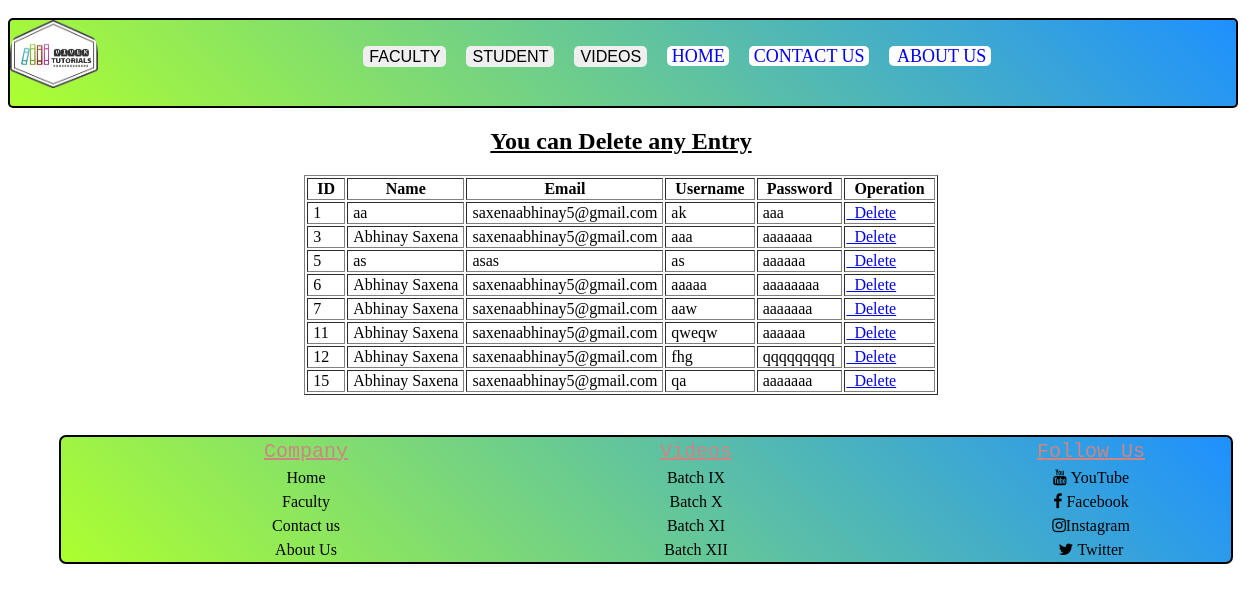
Screenshot of /delfaculty.php with the database file from the repository.
### tables this page shows
CREATE TABLE `teacher` (
  `ID` int(4) NOT NULL,
  `name` text NOT NULL,
  `email` varchar(50) NOT NULL,
  `username` varchar(30) NOT NULL,
  `password` varchar(30) NOT NULL,
  `date` datetime NOT NULL DEFAULT current_timestamp()
);

### delfaculty.php (the view, shortened to what this page needs)
<?php
include("config.php");
include("adminnav.php");
$query = "SELECT * FROM teacher";
?>
<h2 style="text-align:center;text-decoration: underline">You can Delete any Entry</h2>
<?php
$result = mysqli_query($con, $query);
echo '<center>';
echo '<table>' ;
echo '<table border="1" >';
echo '<tr>
<th>&nbsp ID &nbsp</th>
<th>&nbsp Name &nbsp</th>
<th>&nbsp Email &nbsp</th>
 <th> &nbsp Username &nbsp </th>
<th> &nbsp Password &nbsp</th>
<th> &nbsp Operation &nbsp</th>
</tr>';
while ($row = mysqli_fetch_assoc($result)) {
    echo '<tr>';
    echo '<td>' .'&nbsp'. $row['ID'] . '&nbsp'.'</td>';
    echo '<td>' .'&nbsp'. $row['name'] . '&nbsp'. '</td>';
    echo '<td>' . '&nbsp'. $row['email'] . '&nbsp'. '</td>';
    echo '<td>' . '&nbsp'. $row['username'] . '&nbsp'. '</td>';
    echo '<td>' . '&nbsp'. $row['password'] . '&nbsp'. '</td>';
    echo "<td> <a href= 'delfacultyfile.php?id= $row[ID]'> &nbsp Delete </td>";
    echo '</tr>';
}
echo '</table>';

### rows the page displays
teacher: ID "1", name "aa", email "saxenaabhinay5@gmail.com", username "ak", password "aaa"
teacher: ID "3", name "Abhinay Saxena", email "saxenaabhinay5@gmail.com", username "aaa", password "aaaaaaa"
teacher: ID "5", name "as", email "asas", username "as", password "aaaaaa"
teacher: ID "6", name "Abhinay Saxena", email "saxenaabhinay5@gmail.com", username "aaaaa", password "aaaaaaaa"
teacher: ID "7", name "Abhinay Saxena", email "saxenaabhinay5@gmail.com", username "aaw", password "aaaaaaa"
teacher: ID "11", name "Abhinay Saxena", email "saxenaabhinay5@gmail.com", username "qweqw", password "aaaaaa"
teacher: ID "12", name "Abhinay Saxena", email "saxenaabhinay5@gmail.com", username "fhg", password "qqqqqqqqq"
teacher: ID "15", name "Abhinay Saxena", email "saxenaabhinay5@gmail.com", username "qa", password "aaaaaaa"
